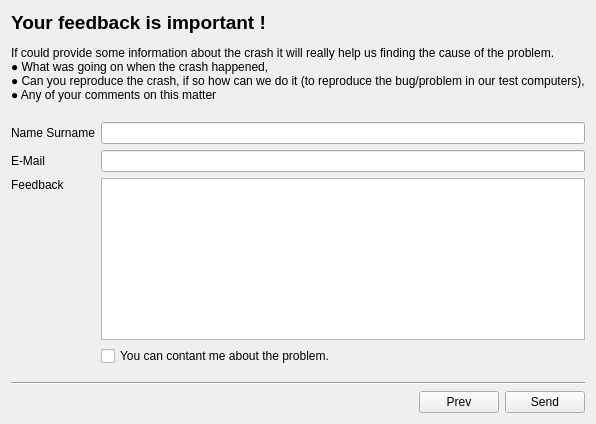
<?xml version="1.0" encoding="UTF-8"?>
<ui version="4.0">
 <class>ZECRWindowUserFeedback</class>
 <widget class="QWidget" name="ZECRWindowUserFeedback">
  <property name="geometry">
   <rect>
    <x>0</x>
    <y>0</y>
    <width>576</width>
    <height>424</height>
   </rect>
  </property>
  <property name="windowTitle">
   <string>Form</string>
  </property>
  <layout class="QVBoxLayout" name="verticalLayout">
   <item>
    <widget class="QLabel" name="label">
     <property name="text">
      <string>&lt;html&gt;&lt;head/&gt;&lt;body&gt;&lt;p&gt;&lt;span style=&quot; font-size:14pt; font-weight:600;&quot;&gt;Your feedback is important !&lt;/span&gt;&lt;/p&gt;&lt;p&gt;If could provide some information about the crash it will really help us finding the cause of the problem.&lt;br/&gt;● What was going on when the crash happened,&lt;br/&gt;● Can you reproduce the crash, if so how can we do it (to reproduce the bug/problem in our test computers),&lt;br/&gt;● Any of your comments on this matter&lt;br/&gt;&lt;/p&gt;&lt;/body&gt;&lt;/html&gt;</string>
     </property>
    </widget>
   </item>
   <item>
    <layout class="QFormLayout" name="formLayout">
     <item row="0" column="0">
      <widget class="QLabel" name="label_3">
       <property name="text">
        <string>Name Surname</string>
       </property>
      </widget>
     </item>
     <item row="0" column="1">
      <widget class="QLineEdit" name="txtNameSurname"/>
     </item>
     <item row="1" column="0">
      <widget class="QLabel" name="label_4">
       <property name="text">
        <string>E-Mail</string>
       </property>
      </widget>
     </item>
     <item row="1" column="1">
      <widget class="QLineEdit" name="txtEmail"/>
     </item>
     <item row="2" column="0">
      <widget class="QLabel" name="label_5">
       <property name="frameShape">
        <enum>QFrame::NoFrame</enum>
       </property>
       <property name="text">
        <string>Feedback</string>
       </property>
       <property name="alignment">
        <set>Qt::AlignLeading|Qt::AlignLeft|Qt::AlignTop</set>
       </property>
      </widget>
     </item>
     <item row="2" column="1">
      <widget class="QTextEdit" name="txtFeedback"/>
     </item>
     <item row="3" column="1">
      <widget class="QCheckBox" name="chkCanContact">
       <property name="sizePolicy">
        <sizepolicy hsizetype="Fixed" vsizetype="Fixed">
         <horstretch>0</horstretch>
         <verstretch>0</verstretch>
        </sizepolicy>
       </property>
       <property name="text">
        <string>You can contant me about the problem.</string>
       </property>
      </widget>
     </item>
    </layout>
   </item>
   <item>
    <spacer name="verticalSpacer">
     <property name="orientation">
      <enum>Qt::Vertical</enum>
     </property>
     <property name="sizeHint" stdset="0">
      <size>
       <width>20</width>
       <height>40</height>
      </size>
     </property>
    </spacer>
   </item>
   <item>
    <widget class="Line" name="line">
     <property name="orientation">
      <enum>Qt::Horizontal</enum>
     </property>
    </widget>
   </item>
   <item>
    <layout class="QHBoxLayout" name="horizontalLayout">
     <item>
      <spacer name="horizontalSpacer">
       <property name="orientation">
        <enum>Qt::Horizontal</enum>
       </property>
       <property name="sizeHint" stdset="0">
        <size>
         <width>40</width>
         <height>20</height>
        </size>
       </property>
      </spacer>
     </item>
     <item>
      <widget class="QPushButton" name="btnPrev">
       <property name="text">
        <string>Prev</string>
       </property>
      </widget>
     </item>
     <item>
      <widget class="QPushButton" name="btnSend">
       <property name="text">
        <string>Send</string>
       </property>
      </widget>
     </item>
    </layout>
   </item>
  </layout>
 </widget>
 <resources/>
 <connections/>
</ui>
